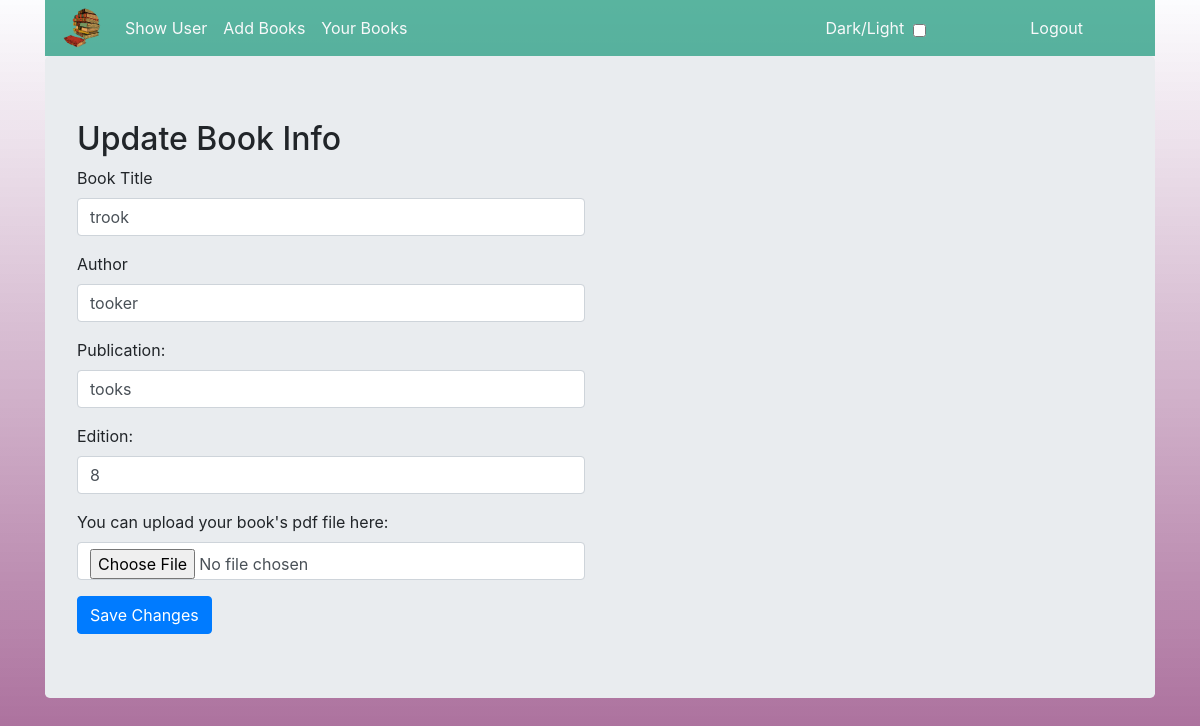
The page /admin/update.php?id=8 (signed in) on the database its author committed.
### tables this page shows
CREATE TABLE `rembook` (
  `id` int(11) NOT NULL,
  `title` varchar(255) NOT NULL,
  `author` varchar(255) NOT NULL,
  `publication` varchar(255) NOT NULL,
  `edition` int(255) NOT NULL,
  `files` varchar(255) NOT NULL
);

### admin/update.php (the view, shortened to what this page needs)
<!DOCTYPE html>
<html lang="en">
<head>
<link rel="stylesheet" href="https://maxcdn.bootstrapcdn.com/bootstrap/4.5.2/css/bootstrap.min.css">
<link rel="stylesheet" href="https://cdnjs.cloudflare.com/ajax/libs/font-awesome/4.7.0/css/font-awesome.min.css" />
</head>
<body style="background-image:linear-gradient(to bottom, rgba(245, 246, 252, 0.3), rgba(117, 19, 93, 0.6)),
    url('images/bgimg.jpg');">
<div class="wrapper container">
<?php
include 'nav.php';
?>
<div class="jumbotron">
<h2>Update Book Info</h2>
<div class="row">
<div class="col-12 col-lg-6 bookform">
<?php
include "dbcon.php";
$ids=$_GET['id'];
  $showQuery = "Select * from `rembook` where id={$ids}";
   $showdata=mysqli_query($con,$showQuery);
 $arrdata=mysqli_fetch_array($showdata);
       ?>
<form  method="post" enctype="multipart/form-data">
  <div class="form-group">
    <label for="title">Book Title</label>
    <input type="text" class="form-control" value="<?php echo $arrdata['title']; ?>" placeholder="Enter Book Title" id="title" name="title">
  </div>
  <div class="form-group">
    <label for="athor">Author </label>
    <input type="text" class="form-control" value="<?php echo $arrdata['author']; ?>"  placeholder="Enter Author Name" id="author" name="author">
  </div>
  <div class="form-group">
    <label for="publication">Publication:</label>
    <input type="text" class="form-control" value="<?php echo $arrdata['publication']; ?>"  placeholder="Enter Publisher name" id="pub" name="pub" required>
  </div>
  <div class="form-group">
    <label for="edition">Edition:</label>
    <input type="text" class="form-control" placeholder="Enter Edition" value="<?php echo $arrdata['edition']; ?>"  id="edition" name="edition" required>
  </div>
  <div class="form-group">
    <label for="files">You can upload your book's pdf file here: </label>
    <input type="file" class="form-control" id="pdf" name="pdf" value="<?php echo $arrdata['files']; ?>"  required>
      </div>
  <button type="submit" class="btn btn-primary" name="save">Save Changes</button>
</form>
</div>
</div>
</div>
</div>
</body>
</html>

### rows shown on the page
rembook: title "trook", author "tooker", pub "tooks", edition "8"
